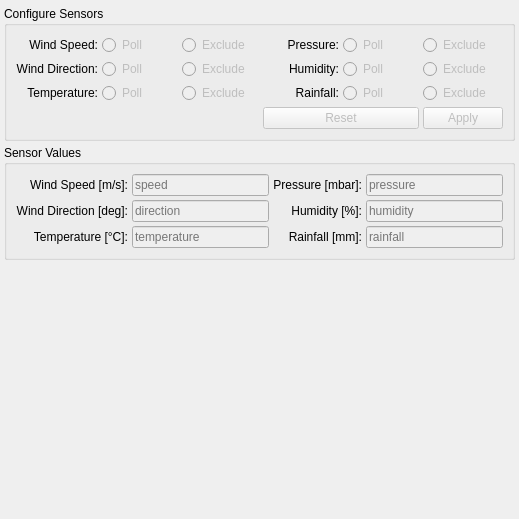
      <widget class="QWidget" name="weather_station">
       <property name="minimumSize">
        <size>
         <width>519</width>
         <height>0</height>
        </size>
       </property>
       <attribute name="title">
        <string>Weather</string>
       </attribute>
       <layout class="QVBoxLayout" name="verticalLayout_7">
        <property name="spacing">
         <number>4</number>
        </property>
        <property name="leftMargin">
         <number>4</number>
        </property>
        <property name="topMargin">
         <number>6</number>
        </property>
        <property name="rightMargin">
         <number>4</number>
        </property>
        <property name="bottomMargin">
         <number>4</number>
        </property>
        <item>
         <widget class="QGroupBox" name="groupBox_2">
          <property name="title">
           <string>Configure Sensors</string>
          </property>
          <layout class="QGridLayout" name="gridLayout_11">
           <property name="spacing">
            <number>4</number>
           </property>
           <item row="0" column="0">
            <widget class="QLabel" name="label_124">
             <property name="text">
              <string>Wind Speed:</string>
             </property>
             <property name="alignment">
              <set>Qt::AlignmentFlag::AlignRight|Qt::AlignmentFlag::AlignTrailing|Qt::AlignmentFlag::AlignVCenter</set>
             </property>
            </widget>
           </item>
           <item row="0" column="1">
            <widget class="QRadioButton" name="button_wind_speed_poll">
             <property name="enabled">
              <bool>false</bool>
             </property>
             <property name="text">
              <string>Poll</string>
             </property>
             <property name="checked">
              <bool>false</bool>
             </property>
             <property name="weather_station" stdset="0">
              <string>weather.station.wind_speed</string>
             </property>
             <attribute name="buttonGroup">
              <string notr="true">button_group_wind_speed</string>
             </attribute>
            </widget>
           </item>
           <item row="0" column="2">
            <widget class="QRadioButton" name="button_wind_speed_exclude">
             <property name="enabled">
              <bool>false</bool>
             </property>
             <property name="text">
              <string>Exclude</string>
             </property>
             <property name="weather_station" stdset="0">
              <string>weather.station.wind_speed</string>
             </property>
             <attribute name="buttonGroup">
              <string notr="true">button_group_wind_speed</string>
             </attribute>
            </widget>
           </item>
           <item row="0" column="3">
            <widget class="QLabel" name="label_127">
             <property name="text">
              <string>Pressure:</string>
             </property>
             <property name="alignment">
              <set>Qt::AlignmentFlag::AlignRight|Qt::AlignmentFlag::AlignTrailing|Qt::AlignmentFlag::AlignVCenter</set>
             </property>
            </widget>
           </item>
           <item row="0" column="4">
            <widget class="QRadioButton" name="button_pressure_poll">
             <property name="enabled">
              <bool>false</bool>
             </property>
             <property name="text">
              <string>Poll</string>
             </property>
             <property name="checked">
              <bool>false</bool>
             </property>
             <property name="weather_station" stdset="0">
              <string>weather.station.pressure</string>
             </property>
             <attribute name="buttonGroup">
              <string notr="true">button_group_pressure</string>
             </attribute>
            </widget>
           </item>
           <item row="0" column="5">
            <widget class="QRadioButton" name="button_pressure_exclude">
             <property name="enabled">
              <bool>false</bool>
             </property>
             <property name="text">
              <string>Exclude</string>
             </property>
             <property name="weather_station" stdset="0">
              <string>weather.station.pressure</string>
             </property>
             <attribute name="buttonGroup">
              <string notr="true">button_group_pressure</string>
             </attribute>
            </widget>
           </item>
           <item row="1" column="0">
            <widget class="QLabel" name="label_125">
             <property name="text">
              <string>Wind Direction:</string>
             </property>
             <property name="alignment">
              <set>Qt::AlignmentFlag::AlignRight|Qt::AlignmentFlag::AlignTrailing|Qt::AlignmentFlag::AlignVCenter</set>
             </property>
            </widget>
           </item>
           <item row="1" column="1">
            <widget class="QRadioButton" name="button_wind_direction_poll">
             <property name="enabled">
              <bool>false</bool>
             </property>
             <property name="text">
              <string>Poll</string>
             </property>
             <property name="checked">
              <bool>false</bool>
             </property>
             <property name="weather_station" stdset="0">
              <string>weather.station.wind_direction</string>
             </property>
             <attribute name="buttonGroup">
              <string notr="true">button_group_wind_direction</string>
             </attribute>
            </widget>
           </item>
           <item row="1" column="2">
            <widget class="QRadioButton" name="button_wind_direction_exclude">
             <property name="enabled">
              <bool>false</bool>
             </property>
             <property name="text">
              <string>Exclude</string>
             </property>
             <property name="weather_station" stdset="0">
              <string>weather.station.wind_direction</string>
             </property>
             <attribute name="buttonGroup">
              <string notr="true">button_group_wind_direction</string>
             </attribute>
            </widget>
           </item>
           <item row="1" column="3">
            <widget class="QLabel" name="label_128">
             <property name="text">
              <string>Humidity:</string>
             </property>
             <property name="alignment">
              <set>Qt::AlignmentFlag::AlignRight|Qt::AlignmentFlag::AlignTrailing|Qt::AlignmentFlag::AlignVCenter</set>
             </property>
            </widget>
           </item>
           <item row="1" column="4">
            <widget class="QRadioButton" name="button_humidity_poll">
             <property name="enabled">
              <bool>false</bool>
             </property>
             <property name="text">
              <string>Poll</string>
             </property>
             <property name="checked">
              <bool>false</bool>
             </property>
             <property name="weather_station" stdset="0">
              <string>weather.station.humidity</string>
             </property>
             <attribute name="buttonGroup">
              <string notr="true">button_group_humidity</string>
             </attribute>
            </widget>
           </item>
           <item row="1" column="5">
            <widget class="QRadioButton" name="button_humidity_exclude">
             <property name="enabled">
              <bool>false</bool>
             </property>
             <property name="text">
              <string>Exclude</string>
             </property>
             <property name="weather_station" stdset="0">
              <string>weather.station.humidity</string>
             </property>
             <attribute name="buttonGroup">
              <string notr="true">button_group_humidity</string>
             </attribute>
            </widget>
           </item>
           <item row="2" column="0">
            <widget class="QLabel" name="label_126">
             <property name="text">
              <string>Temperature:</string>
             </property>
             <property name="alignment">
              <set>Qt::AlignmentFlag::AlignRight|Qt::AlignmentFlag::AlignTrailing|Qt::AlignmentFlag::AlignVCenter</set>
             </property>
            </widget>
           </item>
           <item row="2" column="1">
            <widget class="QRadioButton" name="button_temperature_poll">
             <property name="enabled">
              <bool>false</bool>
             </property>
             <property name="text">
              <string>Poll</string>
             </property>
             <property name="checked">
              <bool>false</bool>
             </property>
             <property name="weather_station" stdset="0">
              <string>weather.station.temperature</string>
             </property>
             <attribute name="buttonGroup">
              <string notr="true">button_group_temperature</string>
             </attribute>
            </widget>
           </item>
           <item row="2" column="2">
            <widget class="QRadioButton" name="button_temperature_exclude">
             <property name="enabled">
              <bool>false</bool>
             </property>
             <property name="text">
              <string>Exclude</string>
             </property>
             <property name="weather_station" stdset="0">
              <string>weather.station.temperature</string>
             </property>
             <attribute name="buttonGroup">
              <string notr="true">button_group_temperature</string>
             </attribute>
            </widget>
           </item>
           <item row="2" column="3">
            <widget class="QLabel" name="label_129">
             <property name="text">
              <string>Rainfall:</string>
             </property>
             <property name="alignment">
              <set>Qt::AlignmentFlag::AlignRight|Qt::AlignmentFlag::AlignTrailing|Qt::AlignmentFlag::AlignVCenter</set>
             </property>
            </widget>
           </item>
           <item row="2" column="4">
            <widget class="QRadioButton" name="button_rainfall_poll">
             <property name="enabled">
              <bool>false</bool>
             </property>
             <property name="text">
              <string>Poll</string>
             </property>
             <property name="checked">
              <bool>false</bool>
             </property>
             <property name="weather_station" stdset="0">
              <string>weather.station.rainfall</string>
             </property>
             <attribute name="buttonGroup">
              <string notr="true">button_group_rainfall</string>
             </attribute>
            </widget>
           </item>
           <item row="2" column="5">
            <widget class="QRadioButton" name="button_rainfall_exclude">
             <property name="enabled">
              <bool>false</bool>
             </property>
             <property name="text">
              <string>Exclude</string>
             </property>
             <property name="weather_station" stdset="0">
              <string>weather.station.rainfall</string>
             </property>
             <attribute name="buttonGroup">
              <string notr="true">button_group_rainfall</string>
             </attribute>
            </widget>
           </item>
           <item row="3" column="3" colspan="2">
            <widget class="QPushButton" name="button_weather_station_configure_reset">
             <property name="enabled">
              <bool>false</bool>
             </property>
             <property name="text">
              <string>Reset</string>
             </property>
             <property name="weather_station" stdset="0">
              <string/>
             </property>
            </widget>
           </item>
           <item row="3" column="5">
            <widget class="QPushButton" name="button_weather_station_configure_apply">
             <property name="enabled">
              <bool>false</bool>
             </property>
             <property name="text">
              <string>Apply</string>
             </property>
             <property name="weather_station" stdset="0">
              <string/>
             </property>
            </widget>
           </item>
          </layout>
         </widget>
        </item>
        <item>
         <widget class="QGroupBox" name="groupBox_3">
          <property name="title">
           <string>Sensor Values</string>
          </property>
          <layout class="QGridLayout" name="gridLayout_25">
           <property name="spacing">
            <number>4</number>
           </property>
           <item row="0" column="0">
            <widget class="QLabel" name="label_135">
             <property name="text">
              <string>Wind Speed [m/s]:</string>
             </property>
             <property name="alignment">
              <set>Qt::AlignmentFlag::AlignRight|Qt::AlignmentFlag::AlignTrailing|Qt::AlignmentFlag::AlignVCenter</set>
             </property>
            </widget>
           </item>
           <item row="0" column="1">
            <widget class="QLineEdit" name="weather_station_wind_speed">
             <property name="enabled">
              <bool>false</bool>
             </property>
             <property name="focusPolicy">
              <enum>Qt::FocusPolicy::NoFocus</enum>
             </property>
             <property name="layoutDirection">
              <enum>Qt::LayoutDirection::LeftToRight</enum>
             </property>
             <property name="readOnly">
              <bool>true</bool>
             </property>
             <property name="placeholderText">
              <string>speed</string>
             </property>
             <property name="weather_station" stdset="0">
              <string>weather.station.wind_speed</string>
             </property>
            </widget>
           </item>
           <item row="0" column="2">
            <widget class="QLabel" name="label_134">
             <property name="text">
              <string>Pressure [mbar]:</string>
             </property>
             <property name="alignment">
              <set>Qt::AlignmentFlag::AlignRight|Qt::AlignmentFlag::AlignTrailing|Qt::AlignmentFlag::AlignVCenter</set>
             </property>
            </widget>
           </item>
           <item row="0" column="3">
            <widget class="QLineEdit" name="weather_station_pressure">
             <property name="enabled">
              <bool>false</bool>
             </property>
             <property name="focusPolicy">
              <enum>Qt::FocusPolicy::NoFocus</enum>
             </property>
             <property name="readOnly">
              <bool>true</bool>
             </property>
             <property name="placeholderText">
              <string>pressure</string>
             </property>
             <property name="weather_station" stdset="0">
              <string>weather.station.pressure</string>
             </property>
            </widget>
           </item>
           <item row="1" column="0">
            <widget class="QLabel" name="label_132">
             <property name="text">
              <string>Wind Direction [deg]:</string>
             </property>
             <property name="alignment">
              <set>Qt::AlignmentFlag::AlignRight|Qt::AlignmentFlag::AlignTrailing|Qt::AlignmentFlag::AlignVCenter</set>
             </property>
            </widget>
           </item>
           <item row="1" column="1">
            <widget class="QLineEdit" name="weather_station_wind_direction">
             <property name="enabled">
              <bool>false</bool>
             </property>
             <property name="focusPolicy">
              <enum>Qt::FocusPolicy::NoFocus</enum>
             </property>
             <property name="readOnly">
              <bool>true</bool>
             </property>
             <property name="placeholderText">
              <string>direction</string>
             </property>
             <property name="weather_station" stdset="0">
              <string>weather.station.wind_direction</string>
             </property>
            </widget>
           </item>
           <item row="1" column="2">
            <widget class="QLabel" name="label_131">
             <property name="text">
              <string>Humidity [%]:</string>
             </property>
             <property name="alignment">
              <set>Qt::AlignmentFlag::AlignRight|Qt::AlignmentFlag::AlignTrailing|Qt::AlignmentFlag::AlignVCenter</set>
             </property>
            </widget>
           </item>
           <item row="1" column="3">
            <widget class="QLineEdit" name="weather_station_humidity">
             <property name="enabled">
              <bool>false</bool>
             </property>
             <property name="focusPolicy">
              <enum>Qt::FocusPolicy::NoFocus</enum>
             </property>
             <property name="readOnly">
              <bool>true</bool>
             </property>
             <property name="placeholderText">
              <string>humidity</string>
             </property>
             <property name="weather_station" stdset="0">
              <string>weather.station.humidity</string>
             </property>
            </widget>
           </item>
           <item row="2" column="0">
            <widget class="QLabel" name="label_130">
             <property name="text">
              <string>Temperature [°C]:</string>
             </property>
             <property name="alignment">
              <set>Qt::AlignmentFlag::AlignRight|Qt::AlignmentFlag::AlignTrailing|Qt::AlignmentFlag::AlignVCenter</set>
             </property>
            </widget>
           </item>
           <item row="2" column="1">
            <widget class="QLineEdit" name="weather_station_temperature">
             <property name="enabled">
              <bool>false</bool>
             </property>
             <property name="focusPolicy">
              <enum>Qt::FocusPolicy::NoFocus</enum>
             </property>
             <property name="readOnly">
              <bool>true</bool>
             </property>
             <property name="placeholderText">
              <string>temperature</string>
             </property>
             <property name="weather_station" stdset="0">
              <string>weather.station.temperature</string>
             </property>
            </widget>
           </item>
           <item row="2" column="2">
            <widget class="QLabel" name="label_133">
             <property name="text">
              <string>Rainfall [mm]:</string>
             </property>
             <property name="alignment">
              <set>Qt::AlignmentFlag::AlignRight|Qt::AlignmentFlag::AlignTrailing|Qt::AlignmentFlag::AlignVCenter</set>
             </property>
            </widget>
           </item>
           <item row="2" column="3">
            <widget class="QLineEdit" name="weather_station_rainfall">
             <property name="enabled">
              <bool>false</bool>
             </property>
             <property name="focusPolicy">
              <enum>Qt::FocusPolicy::NoFocus</enum>
             </property>
             <property name="readOnly">
              <bool>true</bool>
             </property>
             <property name="placeholderText">
              <string>rainfall</string>
             </property>
             <property name="weather_station" stdset="0">
              <string>weather.station.rainfall</string>
             </property>
            </widget>
           </item>
          </layout>
         </widget>
        </item>
        <item>
         <spacer name="verticalSpacer_17">
          <property name="orientation">
           <enum>Qt::Orientation::Vertical</enum>
          </property>
          <property name="sizeHint" stdset="0">
           <size>
            <width>20</width>
            <height>255</height>
           </size>
          </property>
         </spacer>
        </item>
       </layout>
       <zorder>groupBox_3</zorder>
       <zorder>groupBox_2</zorder>
       <zorder>verticalSpacer_17</zorder>
      </widget>
